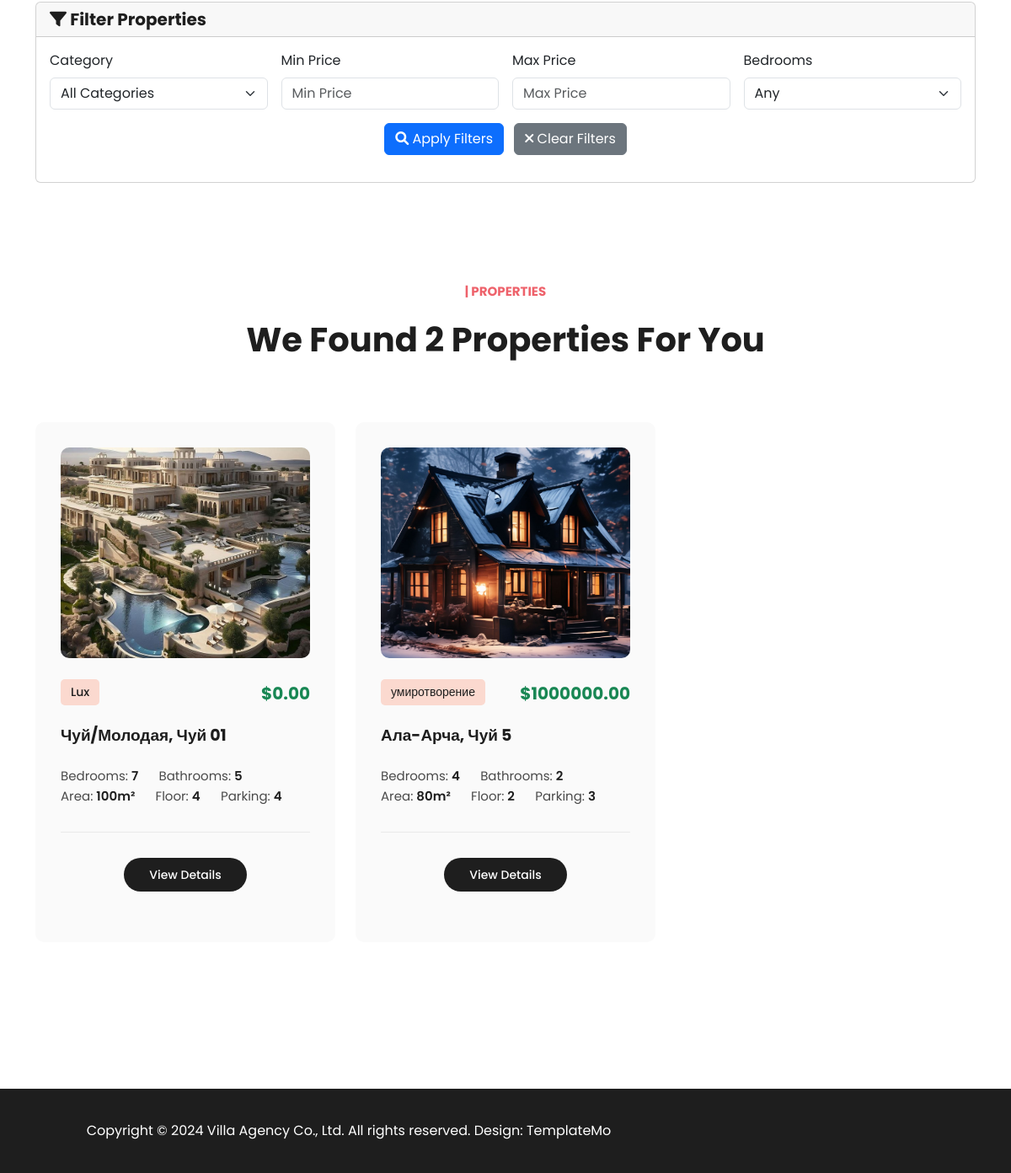
The app's page /villa_list/ (lower part), older data.
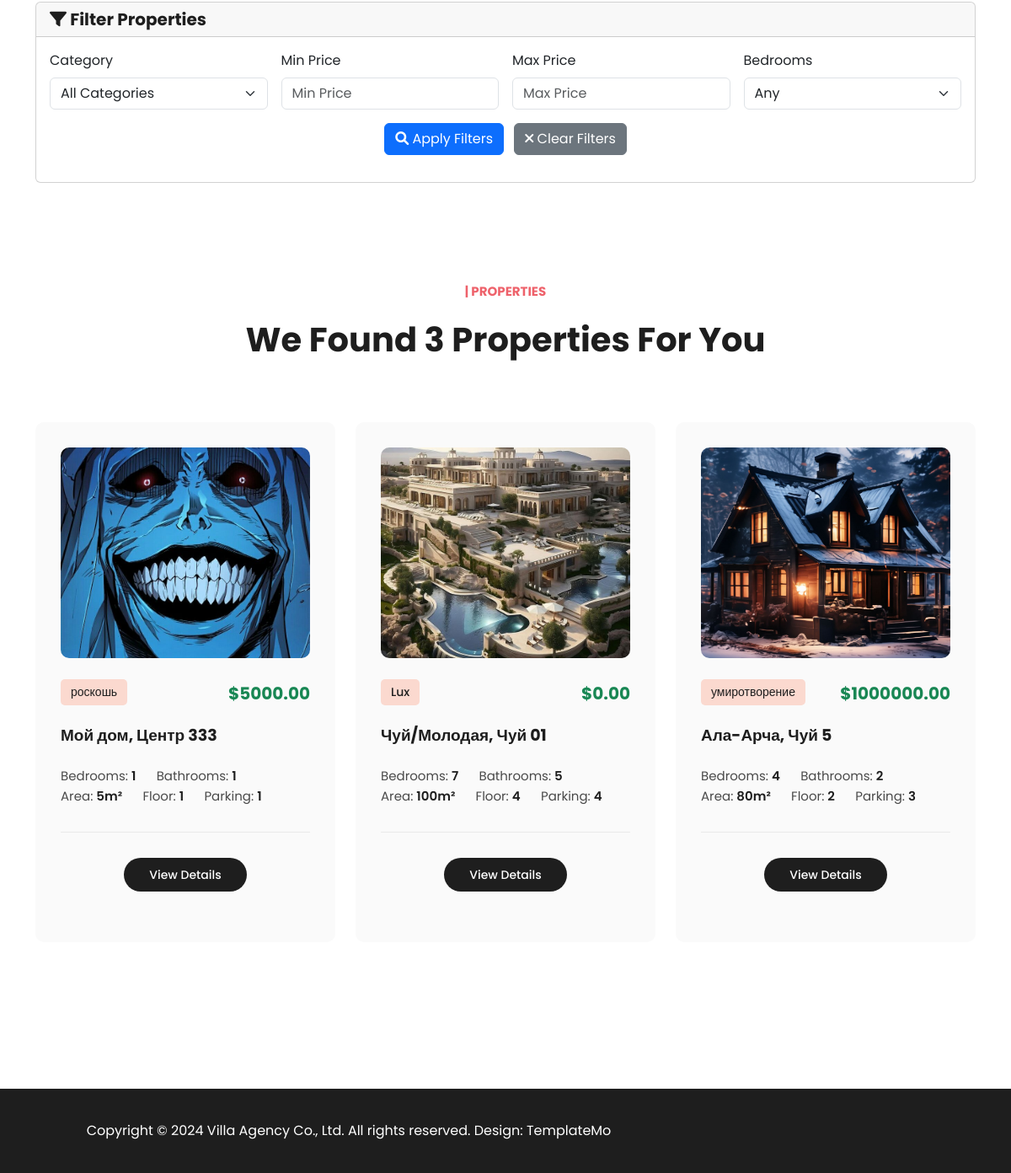
The same page, newer data.
### villa/models.py (models this page shows, shortened)
class Villa(models.Model):
    category = models.ForeignKey(
        Category,
        on_delete=models.CASCADE
    )
    image = models.ImageField(
        upload_to='media/villa_image/'
    )
    area = models.PositiveSmallIntegerField(
        help_text='m2'
    )
    material = models.ForeignKey(
        Material,
        on_delete=models.CASCADE
    )
    security = models.PositiveSmallIntegerField(
        choices=(
            (1, 'Охроняемая территория'),
            (2, 'Не охроняемая территория')
        )
    )
    description = models.TextField()
    floor_number = models.PositiveSmallIntegerField()
    bedroom = models.PositiveSmallIntegerField()
    bathroom = models.PositiveSmallIntegerField()
    parking_space_capacity = models.PositiveSmallIntegerField()
    price = models.DecimalField(
        max_digits=12,
        decimal_places=2,
        default=0.00
    )
    payment_method = models.ForeignKey(
        PaymentMethod,
        on_delete=models.CASCADE
    )
    address = models.CharField(
        max_length=255
    )
    zip_code = models.CharField(
        max_length=50
    )
    region = models.CharField(
        max_length=30
    )
    create_date = models.DateTimeField(
        auto_now_add=True
    )
    update_date = models.DateTimeField(
        auto_now=True
    )
    is_active = models.BooleanField(
        default=True
    )

class Category(models.Model):
    title = models.CharField(
        max_length=125
    )
    def __str__(self):
        return self.title

### villa/views.py (the view)
# urls.py: path('villa_list/', VillaListView.as_view(), name='villa_list'),
class VillaListView(ListView):
    model = Villa
    template_name = 'villa/villa_list.html'
    context_object_name = 'villas'
    paginate_by = 8
    def get_queryset(self):
        queryset = Villa.objects.filter(is_active=True).order_by('-create_date')
        if hasattr(self, 'filterset_class'):
            self.filterset = self.filterset_class(self.request.GET, queryset=queryset)
            queryset = self.filterset.qs
        return queryset
    def get_context_data(self, **kwargs):
        context = super().get_context_data(**kwargs)
        if hasattr(self, 'filterset'):
            context['filter'] = self.filterset
        context['total_properties'] = Villa.objects.filter(is_active=True).count()
        context['categories'] = Villa.objects.values_list('category__title', flat=True).distinct()
        return context

### villa/templates/villa/villa_list.html (shortened to what this page needs)
{% extends 'base.html' %}
{% load static %}
{% block content %}
  <div class="section">
    <div class="container">
      <div class="row">
        <div class="col-lg-12">
          <div class="card">
            <div class="card-header">
              <h5><i class="fa fa-filter"></i> Filter Properties</h5>
            </div>
            <div class="card-body">
              <form method="get" class="row g-3">
                <div class="col-md-3">
                  <label for="category" class="form-label">Category</label>
                  <select name="category" id="category" class="form-select">
                    <option value="">All Categories</option>
                  </select>
                </div>
                <div class="col-md-3">
                  <label for="min_price" class="form-label">Min Price</label>
                  <input type="number" name="min_price" id="min_price" class="form-control"
                         value="{{ request.GET.min_price }}" placeholder="Min Price">
                </div>
                <div class="col-md-3">
                  <label for="max_price" class="form-label">Max Price</label>
                  <input type="number" name="max_price" id="max_price" class="form-control"
                         value="{{ request.GET.max_price }}" placeholder="Max Price">
                </div>
                <div class="col-md-3">
                  <label for="bedrooms" class="form-label">Bedrooms</label>
                  <select name="bedrooms" id="bedrooms" class="form-select">
                    <option value="">Any</option>
                  </select>
                </div>
                <div class="col-12 text-center">
                  <button type="submit" class="btn btn-primary me-2">
                    <i class="fa fa-search"></i> Apply Filters
                  </button>
                  <a href="{% url 'villa_list' %}" class="btn btn-secondary">
                    <i class="fa fa-times"></i> Clear Filters
                  </a>
                </div>
              </form>
            </div>
          </div>
        </div>
      </div>
    </div>
  </div>
  <div class="properties section">
    <div class="container">
      <div class="row">
        <div class="col-lg-12">
          <div class="section-heading text-center">
            <h6>| Properties</h6>
            <h2>We Found {{ total_properties }} Properties For You</h2>
          </div>
        </div>
      </div>
      {% if villas %}
        <div class="row">
          {% for villa in villas %}
            <div class="col-lg-4 col-md-6 mb-4">
              <div class="item h-100">
                <a href="{% url 'villa_detail' villa.id %}">
                  <img src="{{ villa.image.url }}" alt="{{ villa.address }}"
                       style="height: 250px; object-fit: cover; width: 100%;">
                </a>
                <span class="category">{{ villa.category }}</span>
                <h6 class="text-success">${{ villa.price }}</h6>
                <h4><a href="{% url 'villa_detail' villa.id %}">{{ villa.address }}, {{ villa.region }} {{ villa.zip_code }}</a></h4>
                <ul>
                  <li>Bedrooms: <span>{{ villa.bedroom }}</span></li>
                  <li>Bathrooms: <span>{{ villa.bathroom }}</span></li>
                  <li>Area: <span>{{ villa.area }}m²</span></li>
                  <li>Floor: <span>{{ villa.floor_number }}</span></li>
                  <li>Parking: <span>{{ villa.parking_space_capacity }}</span></li>
                </ul>
                <div class="main-button">
                  <a href="{% url 'villa_detail' villa.id %}">View Details</a>
                </div>
              </div>
            </div>
          {% endfor %}
        </div>
      {% endif %}
    </div>
  </div>
{% endblock %}

Row changes from the older to the newer data that the page shows:
added Villa: image (picture), category "роскошь", price "5000.00", address "Мой дом", region "Центр", zip_code "333", bedroom "1", bathroom "1", area "5", floor_number "1", parking_space_capacity "1"
Text that changed along with them:
{{ total_properties }}: "2" → "3"
